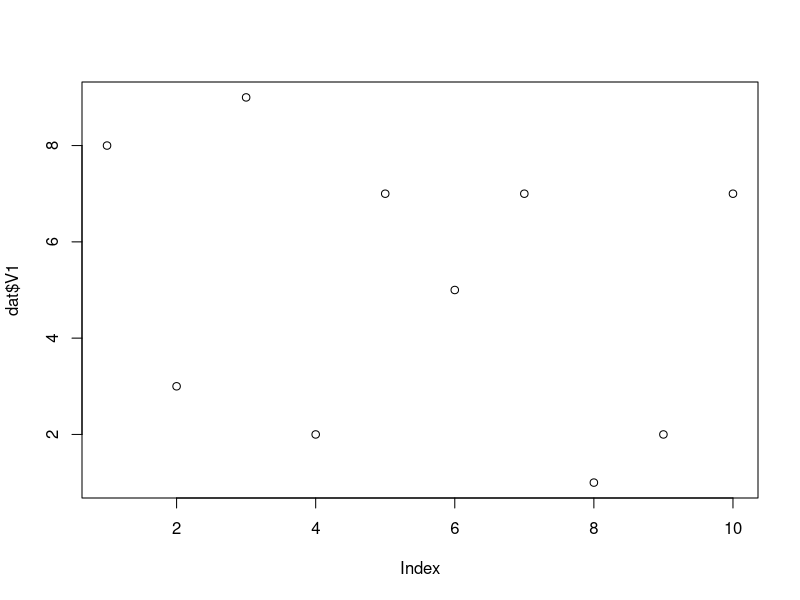
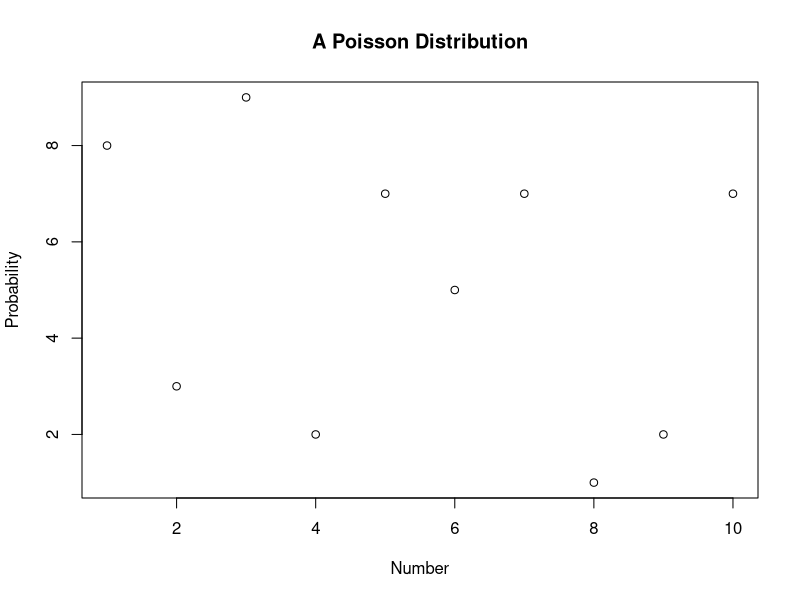
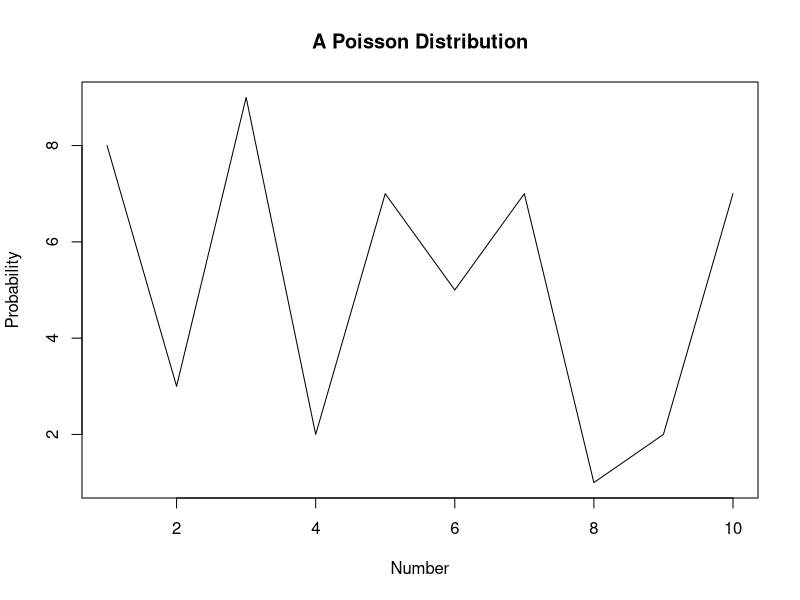
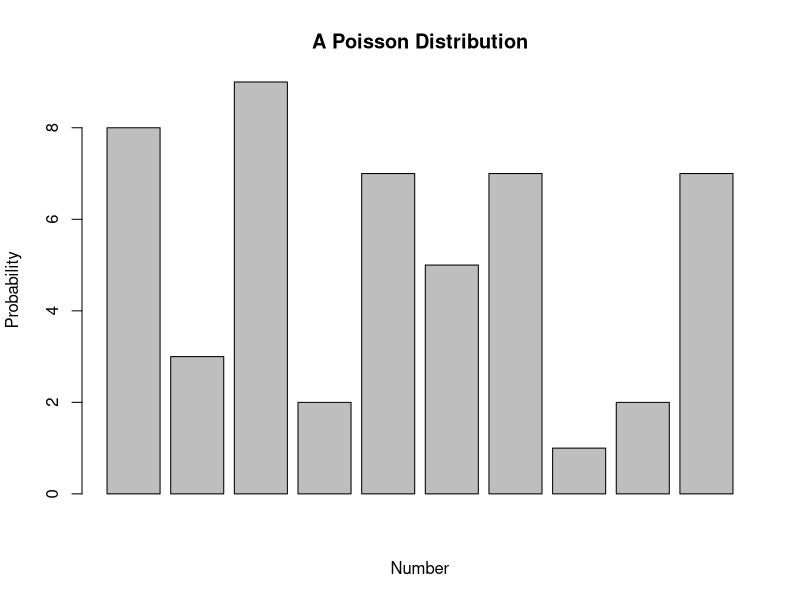
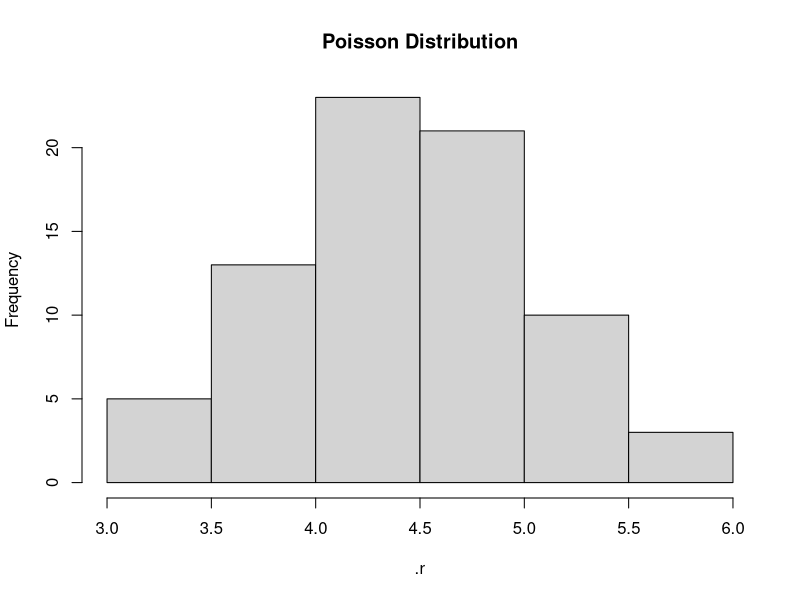
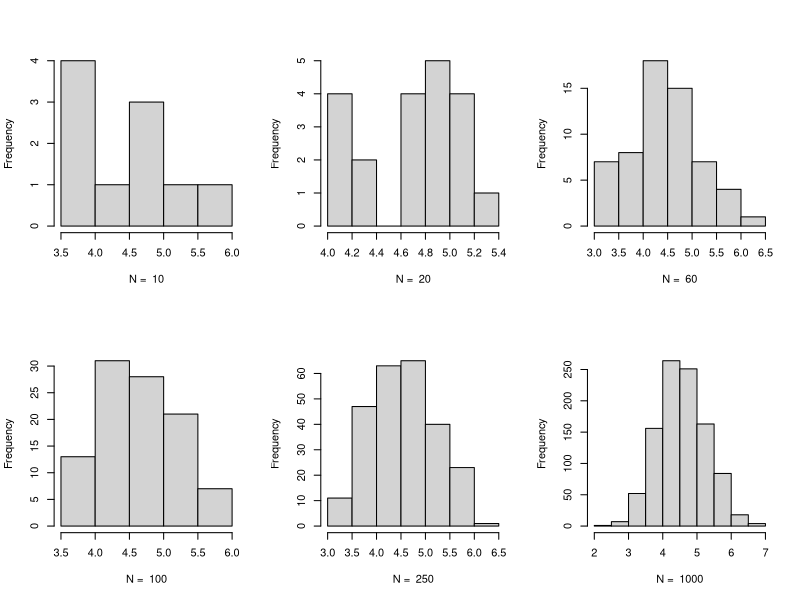

Generate these figures, in order, with R:
## ---- chunk 1
knitr::opts_chunk$set(collapse = TRUE,
                      echo = FALSE,
                      warning = FALSE, comment = "")
## ---- chunk 2
data()
## ---- chunk 3
data("USArrests")
## ---- chunk 4
str(USArrests)
## ---- chunk 5
df <- as.data.frame(
  cbind(
    "a"=seq(5),
    "b"=sample(5),
    "c"=sample(5,replace = T),
    "d"=c(sample(2),rep(NA,3))
    )
  )
df
## ---- chunk 6
str(df)
## ---- chunk 7
mean(df$a)
mean(df$b)
mean(df$c)
mean(df$d)
## ---- chunk 8
mean(df$d,na.rm = TRUE)
## ---- chunk 9
df <- data.frame("a"= 1:10, "b" = 2:11)

df2 <- data.frame(
  "c"=seq(10),
  "d"=sample(10),
  "e"=sample(10,replace = TRUE),
  "f"=round(seq(1,100,length.out = 10),0)
  )
## ---- chunk 10
head(df,5)

tail(df2,5)
## ---- chunk 11
# Generating 10 numbers from a uniform distribution that lie between
## 0 and 1
runif(10,0,1) 

# Generating 10 numbers from a normal distribution that lie between
## 0 and 1
rnorm(10,0,1) 
## ---- chunk 12
a1 <- 4.6^3
a2 <- a1*exp(-4.6)
(a3 <- a2/factorial(3))
## ---- chunk 13
dpois(3,4.6)
## ---- chunk 14
dpois(3,4.6) == a3
## ---- chunk 15
(dpois(3,4.6) - a3) < 0.001
## ---- chunk 16
as.numeric(dpois(3,4.6) == a3)
as.numeric((dpois(3,4.6) - a3) < 0.001)
## ---- chunk 17
for_loop <- for(i in seq(10)) {
  print(i)
}
## ---- chunk 18
str(for(i in seq(10)) {
  print(i)
})
## ---- chunk 19
dat <- data.frame()
for(i in seq(10)){
  dat <- rbind(i,dat)
}
str(dat)
## ---- chunk 20
dat <- data.frame()
for(i in seq(10)){
  dat <- rbind(rpois(10,4.6),dat)
}
names(dat) = paste0("V",seq(10))
str(dat)

## ---- chunk 21
plot(dat$V1)
## ---- chunk 22
plot(dat$V1,main = "A Poisson Distribution", xlab = "Number",
     ylab = "Probability")
## ---- chunk 23
plot(dat$V1,main = "A Poisson Distribution", xlab = "Number",
     ylab = "Probability", type = "l")
## ---- chunk 24
barplot(dat$V1,main = "A Poisson Distribution", xlab = "Number",
     ylab = "Probability")
## ---- chunk 25
.r <- replicate(75,mean(rpois(10,4.6)))
hist(.r, main = "Poisson Distribution")
## ---- chunk 26

verify_clt <- function(n){
  .r <- replicate(n,mean(rpois(10,4.6)))
# prints sample size and ensured there is no title
hist(.r, xlab = paste("N = ",n), main = "") 
}

## ---- chunk 27

par(mfrow = c(2,3)) 

verify_clt(10)
verify_clt(20)
verify_clt(60)
verify_clt(100)
verify_clt(250)
verify_clt(1000)

